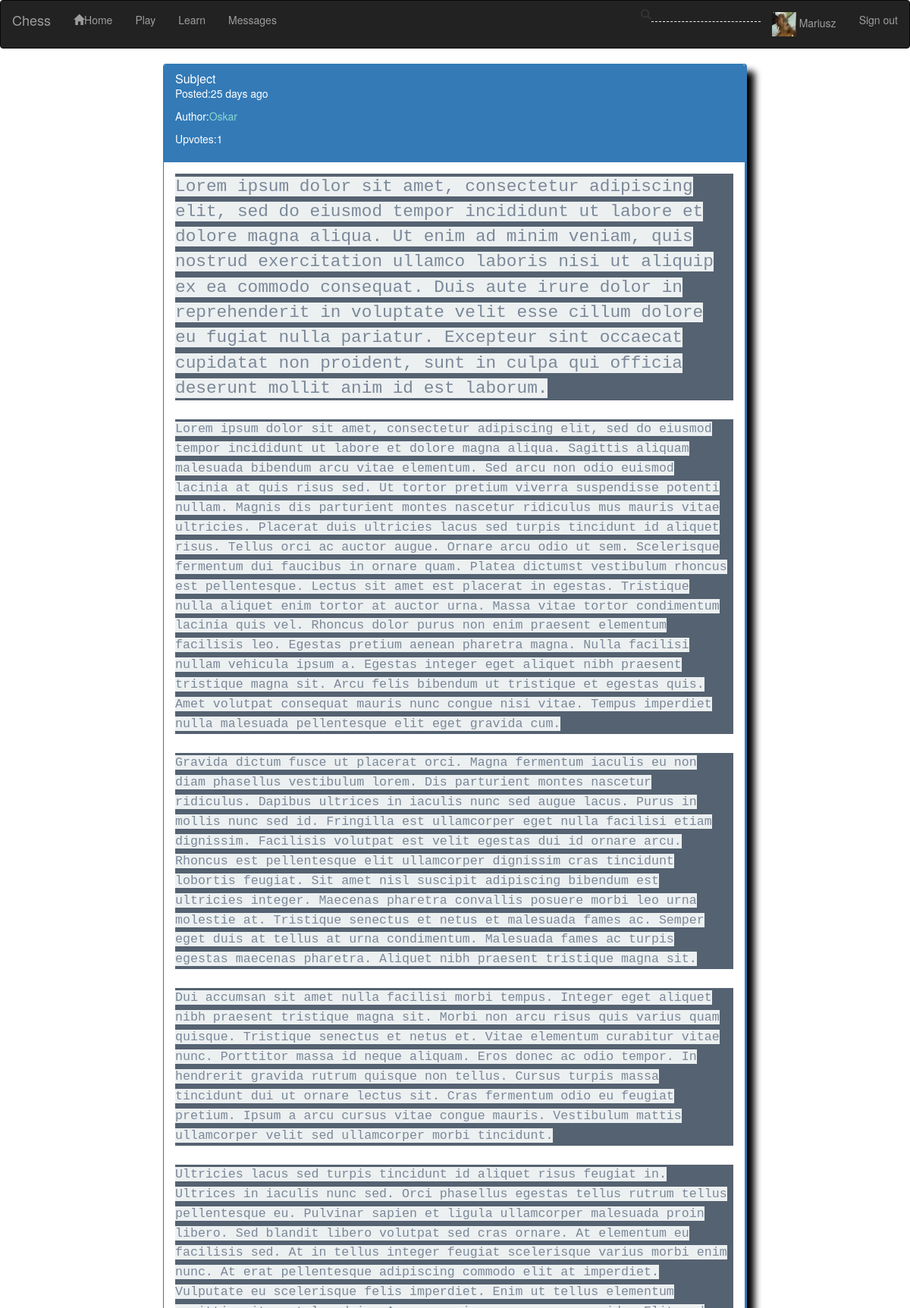
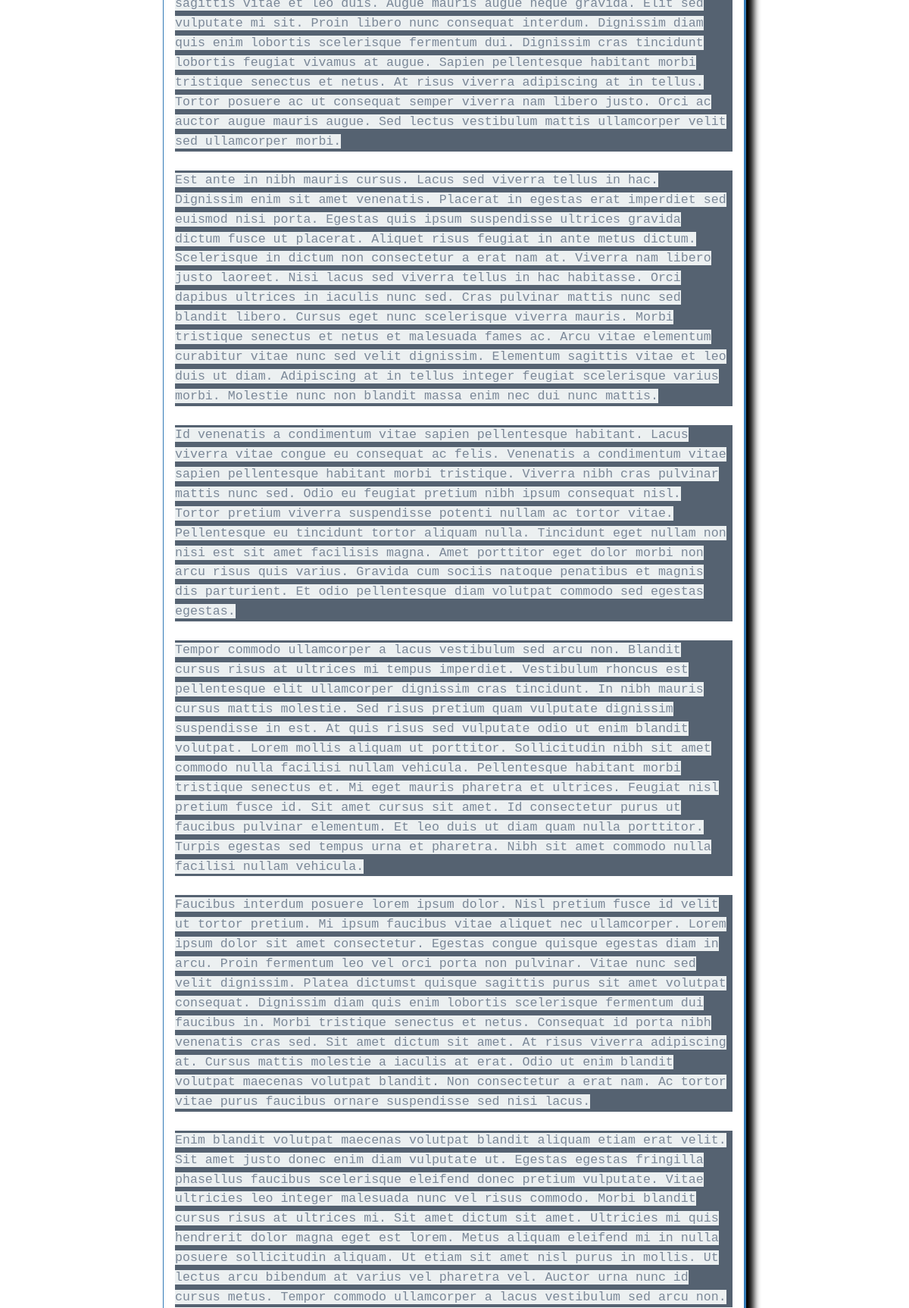
/blog/3 (signed in, upper part), run on the app's committed database (2 pictures, top to bottom).
### chess/models.py (models this page shows, shortened)
class ITimeStampedModel(db.Model):
    __abstract__ = True
    timestamp_creation = db.Column(db.DateTime(128), default=datetime.utcnow)
    def get_human_creation_delta(self):
        return round_datetime(self.get_timedelta_creation())
    def get_timedelta_creation(self):
        return datetime.utcnow() - self.timestamp_creation

class User(UserMixin, ITimeStampedModel):
    id = db.Column(db.Integer, primary_key=True)
    username = db.Column(db.String(64), index=True, unique=True)
    email = db.Column(db.String(128), index=True, unique=True)
    password_hash = db.Column(db.String(128))
    has_avatar = db.Column(db.Boolean, default=False)
    posts = db.relationship('BlogPost', backref='author', lazy='dynamic')
    recoverytries = db.relationship('RecoveryTry')
    last_active = db.Column(db.DateTime(128), default=datetime.utcnow)
    is_confirmed = db.Column(db.Boolean, default=False)
    elo = db.Column(db.Integer, default=400)
    friends = db.relationship('User', secondary=friends_table,
        primaryjoin=(friends_table.c.user1_id == id),
        secondaryjoin=(friends_table.c.user2_id == id),
        backref=db.backref('friends_table', lazy='dynamic'), lazy='dynamic')
    liked = db.relationship("BlogPost",
                    secondary=liked_table,
                    lazy='dynamic',
                    backref=db.backref('liked_by', lazy='dynamic'))
    mm_request = db.relationship("MatchmakerRequest", back_populates="user", uselist=False)
    theme = db.Column(db.String(32), default='Classic')
    name = db.Column(db.String(64))
    private = db.Column(db.Boolean)
    country = db.Column(db.String(8))
    ratings = db.relationship("EloUserRating", back_populates="user")
    title = db.Column(db.Integer)
    def is_liking(self,post):
        return self.liked.filter(liked_table.c.blog_post_id == post.id).count() > 0

class BlogPost(ITimeStampedModel):
    id = db.Column(db.Integer, primary_key=True)
    subject = db.Column(db.String(32))
    content = db.Column(db.String(4096))
    user_id = db.Column(db.Integer, db.ForeignKey('user.id'))
    upvotes = db.Column(db.Integer, default=0)
    comments = db.relationship('BlogPostComment', backref='article', lazy=True)
    def get_author_username(self):
        return User.query.filter_by(id=self.user_id).first().username

### chess/routes.py (the view)
@app.route('/blog/<postid>')
@login_required
def see_post(postid):
    print(current_user.is_liking(BlogPost.query.filter_by(id=postid).first()))
    post:BlogPost = BlogPost.query.filter_by(id=postid).first_or_404()
    post.comments.sort(key=lambda x: x.timestamp_creation,reverse=True)
    for c in post.comments:
        print(c.timestamp_creation)
    print(post.comments)
    return render_template('post.html', post=post, title=f'Blog - {post.subject}')

### chess/models.py (called while the page is built)
@login.user_loader
def load_user(id):
    return User.query.get(int(id))

    def get_author_username(self):
        return User.query.filter_by(id=self.user_id).first().username

### chess/utils.py (called while the page is built)
def round_datetime(td:timedelta) -> str:
    if td.days != 0: return f'{td.days} day{is_plural(td.days)} ago'
    elif td.seconds >= 60:
        d,r = divmod(td.seconds,60)
        if d < 60: return f'{d} minute{is_plural(d)} ago'
        d,r = divmod(td.seconds,60*60)
        if d < 24: return f'{d} hour{is_plural(d)} ago'
        print('xd')
    return 'now'

def is_plural(value:int)->str:
    if value > 1: return 's'
    return ''

### chess/templates/post.html (shortened to what this page needs)
{% extends 'main.html' %}
{%block sitecontent%}
    <div class="panel panel-primary" style="width: 80;">
        <div class="panel-heading">
        <h1 class="panel-title">{{post.subject}}</h5>
        <p class="card-text">Posted:{{post.get_human_creation_delta()}}</p>
        <p class="card-text">Author:<a href="{{url_for('user', username=post.get_author_username())}}">{{post.get_author_username()}}</a></p>
        <p class="card-text">Upvotes:{{post.upvotes}}</p>
        </div>
        <div class="panel-body">
            {{post.content | safe}}
        </div>
    </div>
{%endblock%}

### chess/templates/main.html (shortened to what this page needs)
{%extends 'bootstrap/base.html'%}
{%block styles%}
    {{super()}}
    <link rel='stylesheet' type='text/css' href="{{ url_for('static',filename='styles/styles.css') }}">
{%endblock%}
{%block navbar%} <nav class='navbar navbar-inverse'>
        <div class="container-fluid">
            <div class="navbar-header">
                <a class="navbar-brand" href="{{url_for('index')}}">Chess</a>
            </div>
            <ul class='nav navbar-nav'>
                <li><a href="{{url_for('index')}}"><span class="glyphicon glyphicon-home"></span>Home</a></li>
                <li><a href="{{url_for('play')}}">Play</a></li>
                <li><a href="{{url_for('blog')}}">Learn</a></li>
                <li id='nav-messages'>
                <a href="{{url_for('messages')}}">Messages</a></li>
            </ul>
            <ul class='nav navbar-nav navbar-right'>
                <li><span class="glyphicon glyphicon-search"><input id='navbar-search' type='text' oninput='search_user(this)' onclick='search_user(this)'></li>
                {%if current_user.is_anonymous%}
                    <li><a href="{{url_for('login')}}">Login</a></li>
                    <li><a href="{{url_for('create_account')}}">Register</a>
                    </li>
                {%else%}
                    <li>
                    <a href="{{url_for('user', username=current_user.username)}}">
                    {%if current_user.has_avatar%}
                        {%set imgfile = "/img/avatar/{}_mini.png".format(current_user.id)%}
                        <img src="{{url_for('static', filename=imgfile)}}">
                    {%endif%}{{current_user.username}}</a>
                    </li>
                    <li><a href="{{url_for('logout')}}">Sign out</a></li>
                {%endif%}
            </ul>
        </div>
    </nav>
{%endblock%}
{%block content%}
    <div class='container-fluid'>
        <div class='row'>
            <div id='left-side-bar' class='col-md-2'>{%block leftside%}{%endblock%}</div>
            <div id='site-content' class='col-md-8'>{%block sitecontent%}{%endblock%}</div>
            <div id='right-side-bar' class='col-md-2'>{%block rightside%}{%endblock%}</div>
        </div>
    </div>
{%endblock%}

### chess/static/styles/styles.css (style rules this page uses)
#navbar-search { background-color: transparent; border: none; border-bottom: 1px dashed white; transition: all 1s linear; margin-top: 5%; }
.panel { border-right-width: 3px; border-bottom-width: 3px; box-shadow: 10px 10px 10px black; }
.panel-primary a { color: rgb(138, 216, 210); }

### data on the page
User: username "Mariusz"
BlogPost: subject "Subject", get_human_creation_delta "25 days ago", upvotes "1", content "Lorem ipsum dolor sit amet, consectetur adipiscing elit, sed do eiusmod tempor incididunt ut labore et dolore magna aliqua. Ut enim ad minim veniam, quis nostrud exercitation ullamco laboris nisi ut aliquip ex ea commodo consequat. Duis aute irure dolor in reprehenderit in voluptate velit esse cillum dolore eu fugiat nulla pariatur. Excepteur sint occaecat cupidatat non proident, sunt in culpa qui officia deserunt mollit anim id est laborum. Lorem ipsum dolor sit amet, consectetur adipiscing elit, sed do eiusmod tempor incididunt ut labore et dolore magna aliqua. Sagittis aliquam malesuada bibendum arcu vitae elementum. Sed arcu non odio euismod lacinia at quis risus sed. Ut tortor pretium…"
User: get_author_username "Oskar"
